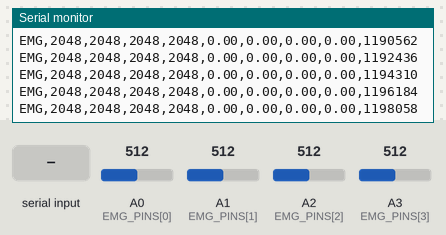
Bench run of a sketch on a simulated Arduino Due. Shown: the last lines printed to the serial monitor. Inputs (shaded band) come from the test bench; at power-on: A0 (EMG_PINS[0]) = 512, A1 (EMG_PINS[1]) = 512, A2 (EMG_PINS[2]) = 512, A3 (EMG_PINS[3]) = 512 (analog values on the 0–1023 scale).

Above: at 1.2 s.
1.3 s: "START\n" received over Serial
2.8 s: "STOP\n" received over Serial
At 3.8 s:
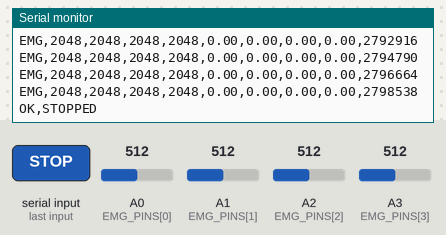
4.3 s: "STATUS\n" received over Serial
At 5.0 s:
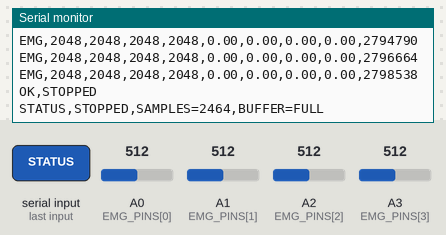
5.8 s: "FEATURES\n" received over Serial
At 7.0 s:
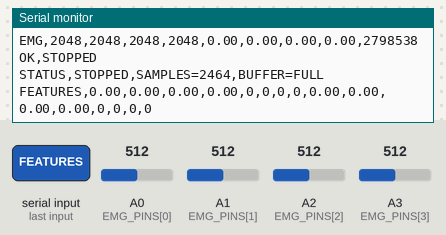
7.3 s: "PING\n" received over Serial
At 8.5 s:
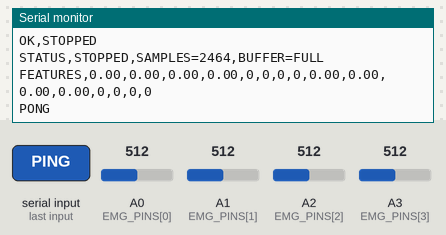
8.8 s: "BASELINE\n" received over Serial
At 9.6 s:
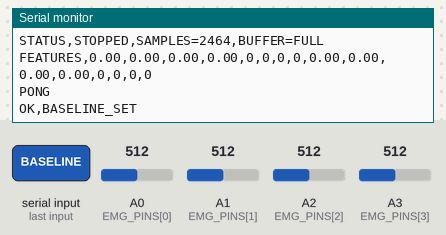

The sketch:

emg_acquisition.ino
```cpp
/*
 * EMG Acquisition for Hand Project
 *
 * Hardware: Arduino Due + 4x BioAmp Candy sensors
 * Purpose: Read EMG signals from forearm muscles, extract features, send to PC
 *
 * Author: CC (Coalition Code)
 * Date: 2026-02-14
 *
 * Pin Configuration:
 *   A0 - Flexor digitorum superficialis (finger flexion)
 *   A1 - Extensor digitorum (finger extension)
 *   A2 - Flexor carpi radialis (wrist flexion)
 *   A3 - Extensor carpi radialis (wrist extension)
 *
 * Serial Protocol:
 *   Output: "EMG,ch0,ch1,ch2,ch3,mav0,mav1,mav2,mav3,timestamp\n"
 *   Input:  "STIM,channel,intensity,duration\n" (future)
 */

// ============================================================================
// CONFIGURATION
// ============================================================================

// Analog pins for EMG sensors
const int EMG_PINS[] = {A0, A1, A2, A3};
const int NUM_CHANNELS = 4;

// Sampling configuration
const int SAMPLE_RATE = 1000;  // Hz (1ms per sample)
const unsigned long SAMPLE_INTERVAL_US = 1000000 / SAMPLE_RATE;

// Feature extraction window
const int WINDOW_SIZE = 200;  // samples (200ms at 1kHz)
int sampleBuffer[NUM_CHANNELS][WINDOW_SIZE];
int bufferIndex = 0;
bool bufferFull = false;

// Moving Average Value (MAV) - key EMG feature
float mavValues[NUM_CHANNELS] = {0, 0, 0, 0};

// Timing
unsigned long lastSampleTime = 0;
unsigned long sampleCount = 0;

// Serial communication
const long SERIAL_BAUD = 115200;
bool streamingEnabled = true;

// ============================================================================
// SETUP
// ============================================================================

void setup() {
  // Initialize serial
  Serial.begin(SERIAL_BAUD);
  while (!Serial) {
    ; // Wait for serial port to connect (needed for native USB)
  }

  // Configure analog pins
  analogReadResolution(12);  // Arduino Due supports 12-bit ADC (0-4095)

  // Initialize buffer
  for (int ch = 0; ch < NUM_CHANNELS; ch++) {
    for (int i = 0; i < WINDOW_SIZE; i++) {
      sampleBuffer[ch][i] = 0;
    }
  }

  // Startup message
  Serial.println("# Hand Project EMG Acquisition");
  Serial.println("# Channels: 4 (A0-A3)");
  Serial.println("# Sample Rate: 1000 Hz");
  Serial.println("# Resolution: 12-bit");
  Serial.println("# Commands: START, STOP, STATUS, FEATURES");
  Serial.println("# Format: EMG,raw0,raw1,raw2,raw3,mav0,mav1,mav2,mav3,timestamp");
  Serial.println("READY");

  lastSampleTime = micros();
}

// ============================================================================
// MAIN LOOP
// ============================================================================

void loop() {
  unsigned long currentTime = micros();

  // Check for serial commands
  handleSerialCommands();

  // Sample at fixed rate
  if (currentTime - lastSampleTime >= SAMPLE_INTERVAL_US) {
    lastSampleTime = currentTime;

    // Read all channels
    int rawValues[NUM_CHANNELS];
    for (int ch = 0; ch < NUM_CHANNELS; ch++) {
      rawValues[ch] = analogRead(EMG_PINS[ch]);

      // Store in circular buffer
      sampleBuffer[ch][bufferIndex] = rawValues[ch];
    }

    // Update buffer index
    bufferIndex = (bufferIndex + 1) % WINDOW_SIZE;
    if (bufferIndex == 0) {
      bufferFull = true;
    }

    // Calculate features every sample (sliding window)
    if (bufferFull) {
      calculateMAV();
    }

    // Stream data if enabled
    if (streamingEnabled) {
      sendDataPacket(rawValues, currentTime);
    }

    sampleCount++;
  }
}

// ============================================================================
// FEATURE EXTRACTION
// ============================================================================

void calculateMAV() {
  // Mean Absolute Value - most reliable EMG amplitude feature
  // MAV = (1/N) * sum(|x[i] - baseline|)

  for (int ch = 0; ch < NUM_CHANNELS; ch++) {
    float sum = 0;
    int baseline = 2048;  // 12-bit midpoint (adjust during calibration)

    for (int i = 0; i < WINDOW_SIZE; i++) {
      sum += abs(sampleBuffer[ch][i] - baseline);
    }

    mavValues[ch] = sum / WINDOW_SIZE;
  }
}

// Calculate additional features for gesture recognition
void calculateAllFeatures(float* mav, float* zc, float* wl, float* ssc) {
  // Zero Crossings, Waveform Length, Slope Sign Changes
  // These are the classic Hudgins feature set for EMG

  for (int ch = 0; ch < NUM_CHANNELS; ch++) {
    int baseline = 2048;
    int threshold = 50;  // Noise threshold for zero crossing

    float mavSum = 0;
    int zcCount = 0;
    float wlSum = 0;
    int sscCount = 0;

    int prevSample = sampleBuffer[ch][0] - baseline;
    int prevDiff = 0;

    for (int i = 0; i < WINDOW_SIZE; i++) {
      int sample = sampleBuffer[ch][i] - baseline;

      // MAV
      mavSum += abs(sample);

      // Zero Crossings
      if (i > 0) {
        if ((prevSample > threshold && sample < -threshold) ||
            (prevSample < -threshold && sample > threshold)) {
          zcCount++;
        }

        // Waveform Length
        wlSum += abs(sample - prevSample);

        // Slope Sign Changes
        int diff = sample - prevSample;
        if (i > 1) {
          if ((prevDiff > threshold && diff < -threshold) ||
              (prevDiff < -threshold && diff > threshold)) {
            sscCount++;
          }
        }
        prevDiff = diff;
      }
      prevSample = sample;
    }

    mav[ch] = mavSum / WINDOW_SIZE;
    zc[ch] = (float)zcCount;
    wl[ch] = wlSum / WINDOW_SIZE;
    ssc[ch] = (float)sscCount;
  }
}

// ============================================================================
// SERIAL COMMUNICATION
// ============================================================================

void sendDataPacket(int* rawValues, unsigned long timestamp) {
  // Format: EMG,raw0,raw1,raw2,raw3,mav0,mav1,mav2,mav3,timestamp
  Serial.print("EMG,");

  // Raw values
  for (int ch = 0; ch < NUM_CHANNELS; ch++) {
    Serial.print(rawValues[ch]);
    Serial.print(",");
  }

  // MAV features
  for (int ch = 0; ch < NUM_CHANNELS; ch++) {
    Serial.print(mavValues[ch], 2);
    Serial.print(",");
  }

  // Timestamp (microseconds)
  Serial.println(timestamp);
}

void sendFullFeatures() {
  // Send complete feature set for gesture recognition
  float mav[NUM_CHANNELS], zc[NUM_CHANNELS], wl[NUM_CHANNELS], ssc[NUM_CHANNELS];
  calculateAllFeatures(mav, zc, wl, ssc);

  Serial.print("FEATURES,");

  // MAV
  for (int ch = 0; ch < NUM_CHANNELS; ch++) {
    Serial.print(mav[ch], 2);
    Serial.print(",");
  }

  // Zero Crossings
  for (int ch = 0; ch < NUM_CHANNELS; ch++) {
    Serial.print(zc[ch], 0);
    Serial.print(",");
  }

  // Waveform Length
  for (int ch = 0; ch < NUM_CHANNELS; ch++) {
    Serial.print(wl[ch], 2);
    Serial.print(",");
  }

  // Slope Sign Changes
  for (int ch = 0; ch < NUM_CHANNELS; ch++) {
    Serial.print(ssc[ch], 0);
    if (ch < NUM_CHANNELS - 1) Serial.print(",");
  }

  Serial.println();
}

void handleSerialCommands() {
  if (Serial.available() > 0) {
    String command = Serial.readStringUntil('\n');
    command.trim();
    command.toUpperCase();

    if (command == "START") {
      streamingEnabled = true;
      Serial.println("OK,STREAMING");
    }
    else if (command == "STOP") {
      streamingEnabled = false;
      Serial.println("OK,STOPPED");
    }
    else if (command == "STATUS") {
      Serial.print("STATUS,");
      Serial.print(streamingEnabled ? "STREAMING" : "STOPPED");
      Serial.print(",SAMPLES=");
      Serial.print(sampleCount);
      Serial.print(",BUFFER=");
      Serial.println(bufferFull ? "FULL" : "FILLING");
    }
    else if (command == "FEATURES") {
      // Send one full feature set
      if (bufferFull) {
        sendFullFeatures();
      } else {
        Serial.println("ERROR,BUFFER_NOT_FULL");
      }
    }
    else if (command == "PING") {
      Serial.println("PONG");
    }
    else if (command.startsWith("BASELINE")) {
      // Future: calibrate baseline per channel
      Serial.println("OK,BASELINE_SET");
    }
  }
}

// ============================================================================
// UTILITY FUNCTIONS
// ============================================================================

// LED feedback (Arduino Due has LED on pin 13)
void blinkStatus(int times, int delayMs) {
  pinMode(13, OUTPUT);
  for (int i = 0; i < times; i++) {
    digitalWrite(13, HIGH);
    delay(delayMs);
    digitalWrite(13, LOW);
    delay(delayMs);
  }
}
```

Measured:
- after the input at 5.8 s, the serial monitor: prints a new line at once (image 3)
- after the input at 7.3 s, the serial monitor: prints a new line at once (image 4)
- after the input at 8.8 s, the serial monitor: prints a new line at once (image 5)
